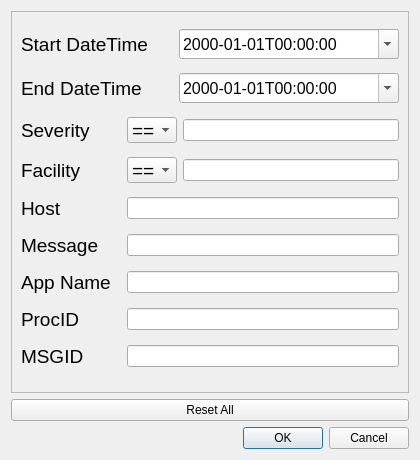
<?xml version="1.0" encoding="UTF-8"?>
<ui version="4.0">
 <class>TableFiltersDialog</class>
 <widget class="QDialog" name="TableFiltersDialog">
  <property name="geometry">
   <rect>
    <x>0</x>
    <y>0</y>
    <width>420</width>
    <height>460</height>
   </rect>
  </property>
  <property name="windowTitle">
   <string>Dialog</string>
  </property>
  <layout class="QVBoxLayout" name="verticalLayout_3">
   <item>
    <widget class="QFrame" name="frame">
     <property name="frameShape">
      <enum>QFrame::Shape::StyledPanel</enum>
     </property>
     <property name="frameShadow">
      <enum>QFrame::Shadow::Raised</enum>
     </property>
     <layout class="QVBoxLayout" name="verticalLayout">
      <item>
       <layout class="QHBoxLayout" name="startDateFilter">
        <item>
         <widget class="QLabel" name="startLabel">
          <property name="minimumSize">
           <size>
            <width>120</width>
            <height>0</height>
           </size>
          </property>
          <property name="font">
           <font>
            <pointsize>14</pointsize>
           </font>
          </property>
          <property name="text">
           <string>Start DateTime</string>
          </property>
          <property name="alignment">
           <set>Qt::AlignmentFlag::AlignLeading|Qt::AlignmentFlag::AlignLeft|Qt::AlignmentFlag::AlignVCenter</set>
          </property>
         </widget>
        </item>
        <item>
         <widget class="QDateTimeEdit" name="startDateTimeEdit">
          <property name="minimumSize">
           <size>
            <width>220</width>
            <height>30</height>
           </size>
          </property>
          <property name="font">
           <font>
            <pointsize>12</pointsize>
           </font>
          </property>
          <property name="displayFormat">
           <string>yyyy-MM-ddTHH:mm:ss</string>
          </property>
          <property name="calendarPopup">
           <bool>true</bool>
          </property>
         </widget>
        </item>
       </layout>
      </item>
      <item>
       <layout class="QHBoxLayout" name="endDateFilter">
        <item>
         <widget class="QLabel" name="endLabel">
          <property name="minimumSize">
           <size>
            <width>120</width>
            <height>0</height>
           </size>
          </property>
          <property name="font">
           <font>
            <pointsize>14</pointsize>
           </font>
          </property>
          <property name="text">
           <string>End DateTime</string>
          </property>
          <property name="alignment">
           <set>Qt::AlignmentFlag::AlignLeading|Qt::AlignmentFlag::AlignLeft|Qt::AlignmentFlag::AlignVCenter</set>
          </property>
         </widget>
        </item>
        <item>
         <widget class="QDateTimeEdit" name="endDateTimeEdit">
          <property name="minimumSize">
           <size>
            <width>220</width>
            <height>30</height>
           </size>
          </property>
          <property name="font">
           <font>
            <pointsize>12</pointsize>
           </font>
          </property>
          <property name="displayFormat">
           <string>yyyy-MM-ddTHH:mm:ss</string>
          </property>
          <property name="calendarPopup">
           <bool>true</bool>
          </property>
         </widget>
        </item>
       </layout>
      </item>
      <item>
       <layout class="QHBoxLayout" name="severityFilter">
        <item>
         <widget class="QLabel" name="label">
          <property name="minimumSize">
           <size>
            <width>100</width>
            <height>0</height>
           </size>
          </property>
          <property name="font">
           <font>
            <pointsize>14</pointsize>
           </font>
          </property>
          <property name="text">
           <string>Severity</string>
          </property>
         </widget>
        </item>
        <item>
         <widget class="QComboBox" name="severityComboBox">
          <property name="maximumSize">
           <size>
            <width>50</width>
            <height>26</height>
           </size>
          </property>
          <property name="font">
           <font>
            <pointsize>14</pointsize>
           </font>
          </property>
          <item>
           <property name="text">
            <string>==</string>
           </property>
          </item>
          <item>
           <property name="text">
            <string>!=</string>
           </property>
          </item>
          <item>
           <property name="text">
            <string>&lt;</string>
           </property>
          </item>
          <item>
           <property name="text">
            <string>&lt;=</string>
           </property>
          </item>
          <item>
           <property name="text">
            <string>&gt;</string>
           </property>
          </item>
          <item>
           <property name="text">
            <string>&gt;=</string>
           </property>
          </item>
         </widget>
        </item>
        <item>
         <widget class="QLineEdit" name="severityLineEdit"/>
        </item>
       </layout>
      </item>
      <item>
       <layout class="QHBoxLayout" name="facilityFilter">
        <item>
         <widget class="QLabel" name="label_2">
          <property name="minimumSize">
           <size>
            <width>100</width>
            <height>0</height>
           </size>
          </property>
          <property name="font">
           <font>
            <pointsize>14</pointsize>
           </font>
          </property>
          <property name="text">
           <string>Facility</string>
          </property>
         </widget>
        </item>
        <item>
         <widget class="QComboBox" name="facilityComboBox">
          <property name="maximumSize">
           <size>
            <width>50</width>
            <height>26</height>
           </size>
          </property>
          <property name="font">
           <font>
            <pointsize>14</pointsize>
           </font>
          </property>
          <item>
           <property name="text">
            <string>==</string>
           </property>
          </item>
          <item>
           <property name="text">
            <string>!=</string>
           </property>
          </item>
          <item>
           <property name="text">
            <string>&lt;</string>
           </property>
          </item>
          <item>
           <property name="text">
            <string>&lt;=</string>
           </property>
          </item>
          <item>
           <property name="text">
            <string>&gt;</string>
           </property>
          </item>
          <item>
           <property name="text">
            <string>&gt;=</string>
           </property>
          </item>
         </widget>
        </item>
        <item>
         <widget class="QLineEdit" name="facilityLineEdit"/>
        </item>
       </layout>
      </item>
      <item>
       <layout class="QHBoxLayout" name="hostFilter">
        <item>
         <widget class="QLabel" name="label_7">
          <property name="minimumSize">
           <size>
            <width>100</width>
            <height>0</height>
           </size>
          </property>
          <property name="font">
           <font>
            <pointsize>14</pointsize>
           </font>
          </property>
          <property name="text">
           <string>Host</string>
          </property>
         </widget>
        </item>
        <item>
         <widget class="QLineEdit" name="hostnameLineEdit"/>
        </item>
       </layout>
      </item>
      <item>
       <layout class="QHBoxLayout" name="messageFilter">
        <item>
         <widget class="QLabel" name="label_6">
          <property name="minimumSize">
           <size>
            <width>100</width>
            <height>0</height>
           </size>
          </property>
          <property name="font">
           <font>
            <pointsize>14</pointsize>
           </font>
          </property>
          <property name="text">
           <string>Message</string>
          </property>
         </widget>
        </item>
        <item>
         <widget class="QLineEdit" name="messageLineEdit"/>
        </item>
       </layout>
      </item>
      <item>
       <layout class="QHBoxLayout" name="appnameFilter">
        <item>
         <widget class="QLabel" name="label_3">
          <property name="minimumSize">
           <size>
            <width>100</width>
            <height>0</height>
           </size>
          </property>
          <property name="font">
           <font>
            <pointsize>14</pointsize>
           </font>
          </property>
          <property name="text">
           <string>App Name</string>
          </property>
         </widget>
        </item>
        <item>
         <widget class="QLineEdit" name="appnameLineEdit"/>
        </item>
       </layout>
      </item>
      <item>
       <layout class="QHBoxLayout" name="procidFilter">
        <item>
         <widget class="QLabel" name="label_4">
          <property name="minimumSize">
           <size>
            <width>100</width>
            <height>0</height>
           </size>
          </property>
          <property name="font">
           <font>
            <pointsize>14</pointsize>
           </font>
          </property>
          <property name="text">
           <string>ProcID</string>
          </property>
         </widget>
        </item>
        <item>
         <widget class="QLineEdit" name="procidLineEdit"/>
        </item>
       </layout>
      </item>
      <item>
       <layout class="QHBoxLayout" name="msgidFilter">
        <item>
         <widget class="QLabel" name="label_5">
          <property name="minimumSize">
           <size>
            <width>100</width>
            <height>0</height>
           </size>
          </property>
          <property name="font">
           <font>
            <pointsize>14</pointsize>
           </font>
          </property>
          <property name="text">
           <string>MSGID</string>
          </property>
         </widget>
        </item>
        <item>
         <widget class="QLineEdit" name="msgidLineEdit"/>
        </item>
       </layout>
      </item>
     </layout>
    </widget>
   </item>
   <item>
    <widget class="QPushButton" name="resetButton">
     <property name="text">
      <string>Reset All</string>
     </property>
    </widget>
   </item>
   <item>
    <widget class="QDialogButtonBox" name="buttonBox">
     <property name="orientation">
      <enum>Qt::Orientation::Horizontal</enum>
     </property>
     <property name="standardButtons">
      <set>QDialogButtonBox::StandardButton::Cancel|QDialogButtonBox::StandardButton::Ok</set>
     </property>
    </widget>
   </item>
  </layout>
 </widget>
 <resources/>
 <connections>
  <connection>
   <sender>buttonBox</sender>
   <signal>accepted()</signal>
   <receiver>TableFiltersDialog</receiver>
   <slot>accept()</slot>
   <hints>
    <hint type="sourcelabel">
     <x>248</x>
     <y>254</y>
    </hint>
    <hint type="destinationlabel">
     <x>157</x>
     <y>274</y>
    </hint>
   </hints>
  </connection>
  <connection>
   <sender>buttonBox</sender>
   <signal>rejected()</signal>
   <receiver>TableFiltersDialog</receiver>
   <slot>reject()</slot>
   <hints>
    <hint type="sourcelabel">
     <x>316</x>
     <y>260</y>
    </hint>
    <hint type="destinationlabel">
     <x>286</x>
     <y>274</y>
    </hint>
   </hints>
  </connection>
 </connections>
</ui>
